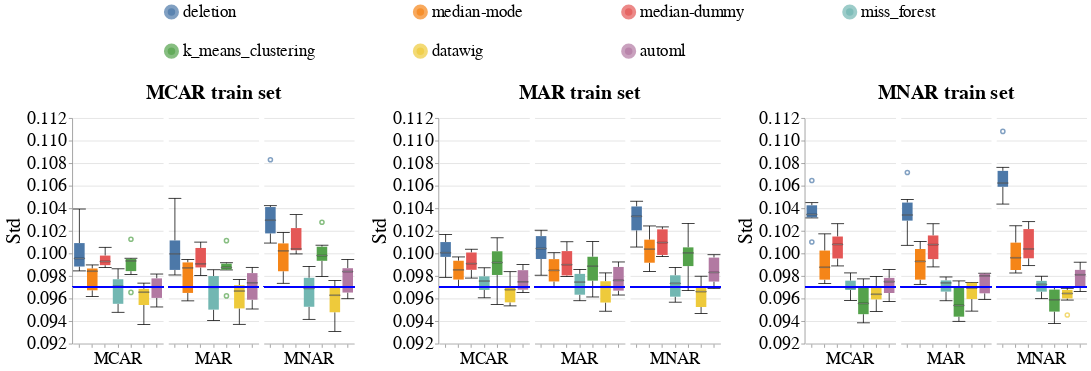

This figure's notebook cell:
### Code cell
create_box_plots_for_diff_imputers_v2(dataset_name=DATASET_NAME,
                                      model_name='mlp_clf',
                                      metric_name='std',
                                      db_client=db_client)
